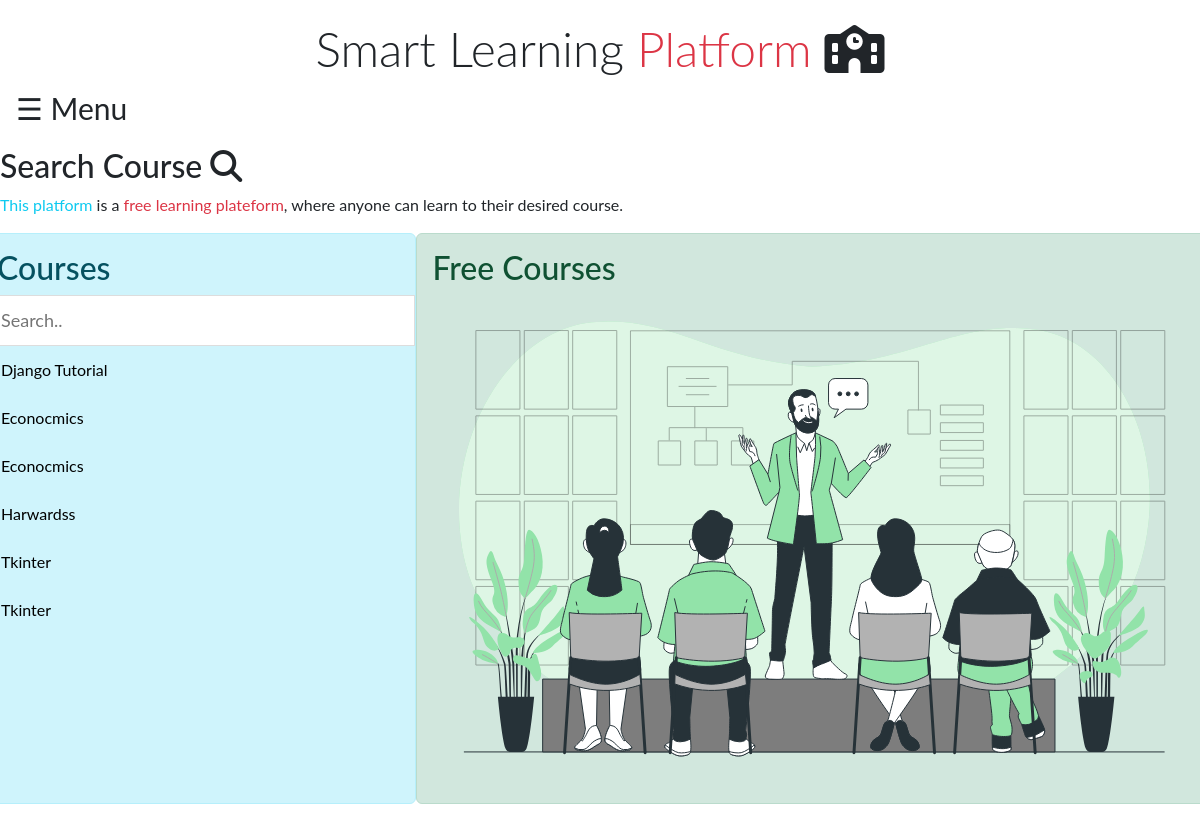
The page / on the database its author committed.
### cms/models.py (models this page shows)
class course(models.Model):
    cname = models.CharField(max_length=400)
    user = models.ForeignKey(teacher,on_delete=models.CASCADE)
    slug = AutoSlugField(populate_from='cname',max_length=250,unique=True,null=True,default=None)
    disp = models.TextField(default=False)
    dateof  = models.DateTimeField(auto_now_add=True)
    cimg = models.ImageField(upload_to='courseimg/' ,default=False)

### user/views.py (the view)
# urls.py: path('',views.index.as_view(),name='homepage'),
class index(View):
    def get(self, request):
        courses = course.objects.all()
        return render(request,'index.html',{'courses': courses})

### templates/index.html (shortened to what this page needs)
{% extends 'core/base.html' %}
{% load static %}
{% block content %}
    {% include 'core/navbar.html' %}
    <h2>Search Course <i class="fas fa-search"></i> </h2>
    <p><span class="text-info">This platform</span> is a <span class="text-danger">free learning plateform</span>, where anyone can learn to their desired course.</p>
    <div class="row">
      <div class="left alert alert-info" >
        <h2>Courses</h2>
        <input type="text" id="mySearch" onkeyup="myFunction()" placeholder="Search.." title="Type in a category">
        <ul id="myMenu">
            {% if courses %}
            {% for i in courses %}
            <li><a href="{% url 'useropencourse' id=i.slug  %}">{{i.cname | capfirst }}</a></li>
            {% endfor %}
            {% else %}
            <li><a href="#">No Course Yet</a></li>
            <li><p class="mx-3">We are sorry for that, we have no course yet.</p></li>
            {% endif %}
        </ul>
      </div>
      <div class="right alert alert-success" >
        <h2>Free Courses</h2>
        <div class="container mt-2">
            <img src="{% static 'cms/img/s.svg' %}" alt="" class="img-fluid" >
        </div>
      </div>
    </div>
{% endblock content %}

### core/templates/core/navbar.html (style rules this page uses)
body { font-family: "Lato", sans-serif; }

### templates/index.html (style rules this page uses)
* { box-sizing: border-box; }
.row { display: flex; }
.left { flex: 35%; padding: 15px 0; }
.left h2 { padding-left: 8px; }
.right { flex: 65%; padding: 15px; }
#mySearch { width: 100%; font-size: 18px; padding: 11px; border: 1px solid #ddd; }
#myMenu { list-style-type: none; padding: 0; margin: 0; }
#myMenu li a { padding: 12px; text-decoration: none; color: black; display: block }

### rows shown on the page
course: cname "Django Tutorial"
course: cname "Econocmics"
course: cname "Econocmics"
course: cname "Harwardss"
course: cname "Tkinter"
course: cname "Tkinter"
